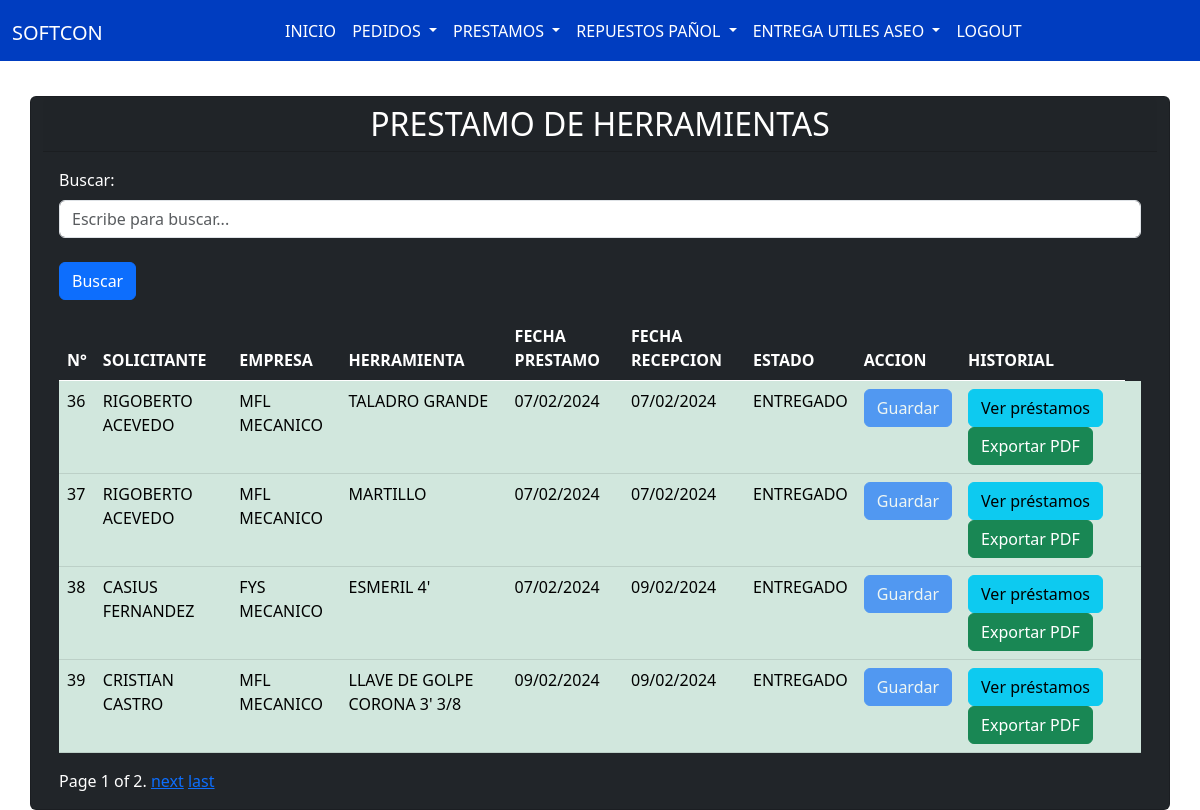
The app's page /lista_prestamo/ with its own data.
### app/models.py (models this page shows)
class Prestamo(models.Model):
    STATUS_CHOICES = [
        ('ENTREGADO', 'Entregado'),
        ('NO_ENTREGADO', 'No Entregado'),
    ]
    nombre_solicitante = models.ForeignKey(Obrero, related_name="prestamo", on_delete=models.CASCADE, verbose_name="Obrero")
    empresa = models.ForeignKey(Empresa, related_name="prestamo", on_delete=models.CASCADE, verbose_name="empresa")
    herramienta = models.ForeignKey(Herramienta, related_name="prestamo", on_delete=models.CASCADE, verbose_name="Herramienta")
    status = models.CharField(max_length=20, choices=STATUS_CHOICES, default='NO_ENTREGADO')
    fecha_creacion = models.DateField(auto_now_add=True)
    fecha_recepcion = models.DateField(null=True, blank=True)

class Obrero(models.Model):
    nombre = models.CharField(max_length=100)
    def __str__(self):
        return self.nombre

class Empresa(models.Model):
    nombre = models.CharField(max_length=100)
    def __str__(self):
        return self.nombre

class Herramienta(models.Model):
    nombre = models.CharField(max_length=100)
    def __str__(self):
        return self.nombre

### app/views.py (the view, shortened to what this page needs)
# urls.py: path('lista_prestamo/', lista_prestamo, name='lista_prestamo'),
def lista_prestamo(request):
    search_term = request.GET.get('buscar', '')
    prestamos_list = Prestamo.objects.all()
    for prestamo in prestamos_list:
        if prestamo.fecha_recepcion:
            prestamo.fecha_recepcion_formatted = prestamo.fecha_recepcion.strftime("%d/%m/%Y %H:%M")
        else:
            prestamo.fecha_recepcion_formatted = None
        if prestamo.fecha_creacion:
            prestamo.fecha_creacion_formatted = prestamo.fecha_creacion.strftime("%d/%m/%Y %H:%M")
        else:
            prestamo.fecha_creacion_formatted = None
    paginator = Paginator(prestamos_list, 4)
    page = request.GET.get('page')
    try:
        prestamos = paginator.page(page)
    except PageNotAnInteger:
        prestamos = paginator.page(1)
    except EmptyPage:
        prestamos = paginator.page(paginator.num_pages)
    return render(request, 'app/lista_prestamo.html', {'prestamos': prestamos, 'search_term': search_term})

### app/templates/app/lista_Prestamo.html (shortened to what this page needs)
{% extends 'app/base.html' %}
{% block content %}
<link rel="stylesheet" href="https://cdnjs.cloudflare.com/ajax/libs/twitter-bootstrap/5.3.0/css/bootstrap.min.css">
<br><br><br><br>
<div class="container">
  <div class="row justify-content-center">
    <div class="card bg-dark text-white">
      <h2 class="card-header text-center">PRESTAMO DE HERRAMIENTAS</h2>
      <div class="card-body">
        <div class="mb-3">
          <form method="GET" action="{% url 'lista_prestamo' %}">
            <label for="buscar" class="form-label">Buscar:</label>
            <input type="text" class="form-control" id="buscar" name="buscar" placeholder="Escribe para buscar..."
              value="{{ search_term }}">
            <br>
            <button type="submit" class="btn btn-primary">Buscar</button>
          </form>
        </div>
        <table class="table table-dark" style="width:100%">
          <thead>
            <tr>
              <th>N°</th>
              <th>SOLICITANTE</th>
              <th>EMPRESA</th>
              <th>HERRAMIENTA</th>
              <th>FECHA PRESTAMO</th>
              <th>FECHA RECEPCION</th>
              <th>ESTADO</th>
              <th>ACCION</th>
              <th>HISTORIAL</th>
            </tr>
          </thead>
          <tbody>
            {% for prestamo in prestamos %}
            <tr
              class="{% cycle 'even' 'odd' %} {% if prestamo.status == 'ENTREGADO' %}table-success custom-success{% else %}table-danger custom-danger{% endif %}">
              <td>{{ prestamo.id }}</td>
              <td>{{ prestamo.nombre_solicitante }}</td>
              <td>{{ prestamo.empresa }}</td>
              <td>{{ prestamo.herramienta }}</td>
              <td>
                {% if prestamo.fecha_creacion %}
                {{ prestamo.fecha_creacion|date:"d/m/Y" }}
                {% else %}
                Sin fecha de creación
                {% endif %}
              </td>
              <td>
                {% if prestamo.fecha_recepcion %}
                {{ prestamo.fecha_recepcion|date:"d/m/Y" }}
                {% else %}
                Sin fecha de recepcion
                {% endif %}
              </td>
              <td>{{ prestamo.status }}</td>
              <td>
                <form method="POST" action="{% url 'editar_prestamo' prestamo.id %}">
                  <button type="submit" {% if prestamo.status == 'ENTREGADO' %}disabled{% endif %}
                    class="btn btn-primary">
                    Guardar
                  </button>
                </form>
              </td>
              <td>
                {% if prestamo.nombre_solicitante %}
                <a href="{% url 'lista_prestamos_obrero' prestamo.nombre_solicitante.id %}" class="btn btn-info">Ver
                  préstamos</a>
                {% else %}
                <span class="btn btn-warning disabled">Ver préstamos</span>
                {% endif %}
                <a href="{% url 'generar_pdf_prestamos' %}?buscar={{ search_term }}" class="btn btn-success">Exportar PDF</a>
              </td>
              <td>
              </td>
            </tr>
            {% endfor %}
          </tbody>
        </table>
        <div class="pagination">
          <span class="step-links">
              <span class="current">
                  Page {{ prestamos.number }} of {{ prestamos.paginator.num_pages }}.
              </span>
              {% if prestamos.has_next %}
                  <a href="?page={{ prestamos.next_page_number }}&buscar={{ search_term }}">next</a>
                  <a href="?page={{ prestamos.paginator.num_pages }}&buscar={{ search_term }}">last</a>
              {% endif %}
          </span>
      </div>
      </div>
    </div>
  </div>
</div>
<link rel="stylesheet" href="https://cdnjs.cloudflare.com/ajax/libs/font-awesome/5.15.1/css/all.min.css">
{% endblock %}

### records on screen
Prestamo: id "36", nombre_solicitante "RIGOBERTO ACEVEDO", empresa "MFL MECANICO", herramienta "TALADRO GRANDE", fecha_creacion "07/02/2024", fecha_recepcion "07/02/2024", status "ENTREGADO", shows "Ver préstamos"
Prestamo: id "37", nombre_solicitante "RIGOBERTO ACEVEDO", empresa "MFL MECANICO", herramienta "MARTILLO", fecha_creacion "07/02/2024", fecha_recepcion "07/02/2024", status "ENTREGADO", shows "Ver préstamos"
Prestamo: id "38", nombre_solicitante "CASIUS FERNANDEZ", empresa "FYS MECANICO", herramienta "ESMERIL 4'", fecha_creacion "07/02/2024", fecha_recepcion "09/02/2024", status "ENTREGADO", shows "Ver préstamos"
Prestamo: id "39", nombre_solicitante "CRISTIAN CASTRO", empresa "MFL MECANICO", herramienta "LLAVE DE GOLPE CORONA 3' 3/8", fecha_creacion "09/02/2024", fecha_recepcion "09/02/2024", status "ENTREGADO", shows "Ver préstamos"

### other values on screen
{{ prestamos.number }} "1"
{{ prestamos.paginator.num_pages }} "2"
